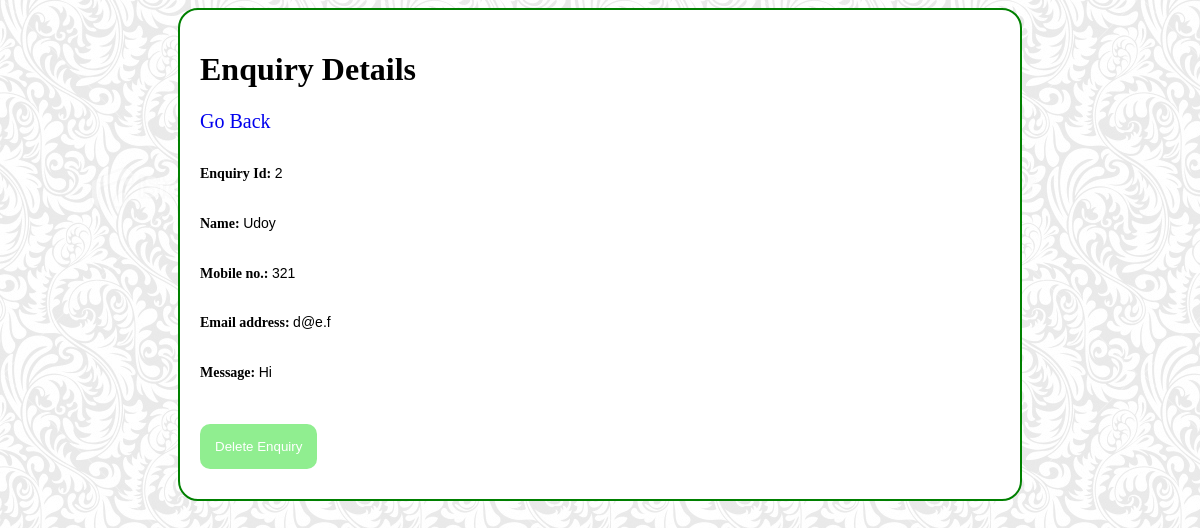
The page /enquiry_details.php?id=2 (signed in) on the database its author committed.
### tables this page shows
CREATE TABLE IF NOT EXISTS `enquiry` (
  `id` int(11) NOT NULL AUTO_INCREMENT,
  `name` varchar(100) NOT NULL,
  `mobile` varchar(100) NOT NULL,
  `email` varchar(100) NOT NULL,
  `message` varchar(500) NOT NULL,
  PRIMARY KEY (`id`)
);

### enquiry_details.php (the view, shortened to what this page needs)
<!DOCTYPE html>
<html>
    <head>
    </head>
    <body>
        <div class ="container">
        <h1>Enquiry Details</h1>
        <a href="admin_home.php">Go Back</a> <br>
        <?php
        $enquiry_id = $_GET['id'];
        $query = "select * from enquiry where id=".$enquiry_id;
        $result = mysql_query($query);
        if ($row = mysql_fetch_assoc($result)) {
        }else {
            header("location: admin_home.php");
        }
         ?>
         <h6>Enquiry Id:
         <span class="notBold"><?php echo $row['id']; ?></span>
         <br></h6>
         <h6>Name:
         <span class="notBold"><?php echo $row['name'] ?></span>
         </h6>
         <h6>Mobile no.:
         <span class="notBold"><?php echo $row['mobile'] ?></span>
         </h6>
         <h6>Email address:
         <span class="notBold"><?php echo $row['email']; ?></span>
         </h6>
         <h6>Message:
         <span class="notBold"><?php echo $row['message']; ?></span>
         </h6>
         <?php echo '<form action="enquiry_details.php?id='.$enquiry_id.'" method="post">'; ?>
             <input class="pulse" type="submit" name="delete_button" value="Delete Enquiry">
         </form>
     </div>
    </body>
</html>

### enquiry_details.php (style rules this page uses)
.container { background: white; margin: 0 auto; width: 800px; padding: 20px; border: 2px solid green; border-radius: 20px; }
body { background-image: url("images/tile.jpg"); }
h1 { font-family: 'Lobster', cursive; }
h6 { font-family: 'Lobster', cursive; font-size: 14px; }
a { text-decoration: none; font-size: 20px; }
.notBold { font-family: sans-serif; font-style: normal; font-weight: normal; }
input[type=submit] { border: none; border-radius: 10px; background-color: lightgreen; color: white; padding: 15px; cursor: pointer; margin: 10px; margin-left: 0px; }
.pulse { display: inline-block; -webkit-transform: translateZ(0); -ms-transform: translateZ(0); transform: translateZ(0); box-shadow: 0 0 1px rgba(0, 0, 0, 0); }

### rows shown on the page
enquiry: id "2", name "Udoy", mobile "321", email "d@e.f", message "Hi"
